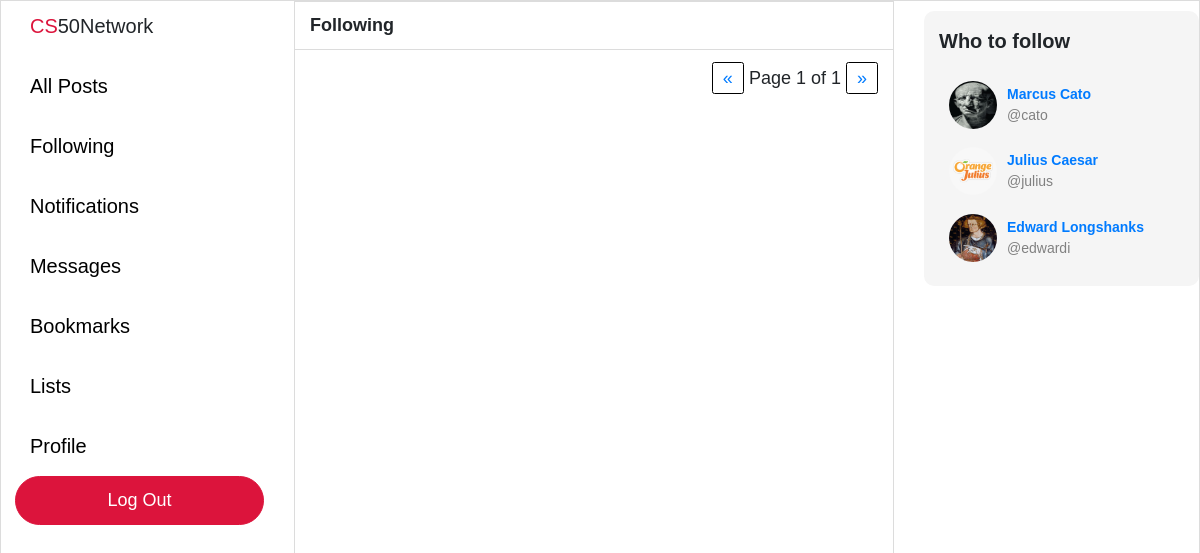
The page /following (signed in) on the database its author committed.
### network/models.py (models this page shows)
class User(AbstractUser):
    pass
    bio = models.TextField(blank=True, max_length=160)
    profile_picture = models.ImageField(default="default.jpeg", upload_to="profile_pictures")

### network/views.py (the view)
# urls.py: path("following", views.following, name="following"),
def following(request):
    current_user = User.objects.get(username=request.user)
    currently_following = current_user.following.all()
    followed_posts = []
    for user in currently_following:
        followed_posts += (user.following.posts.all())
    followed_posts.sort(key=lambda post: post.timestamp, reverse=True)
    paginator = Paginator(followed_posts, 10)
    page_number = request.GET.get('page')
    page_obj = paginator.get_page(page_number)
    context = {
        "page_obj": page_obj,
        "recommend_follow": recommend_follow(request),
    }
    return render(request, "network/following.html", context)

### network/views.py (called while the page is built)
def recommend_follow(request):
    current_user = User.objects.get(username=request.user)
    not_following = User.objects.exclude(
        followers__user=current_user
    ).exclude(username=current_user)
    if len(not_following) > 3: sample_size = 3
    else: sample_size = len(not_following)
    not_following = random.sample(list(not_following), sample_size)
    return not_following

### network/templates/network/following.html (shortened to what this page needs)
{% extends "network/layout.html" %}
{% block body %}
    <div class="page-title">Following</div>
    <div class="pagination">
        <span class="step-links">
            {% if page_obj.has_previous %}
                <a id="first" href="?page=1">First</a>
                <a id="prev" href="?page={{ page_obj.previous_page_number }}">&laquo;</a>
            {% else %}
                <a id="prev" href="#" style="pointer-events: none;">&laquo;</a>
            {% endif %}
            <span class="current">
                Page {{ page_obj.number }} of {{ page_obj.paginator.num_pages }}
            </span>
            {% if page_obj.has_next %}
                <a id="next" href="?page={{ page_obj.next_page_number }}">&raquo;</a>
                <a id="last" href="?page={{ page_obj.paginator.num_pages }}">Last</a>
            {% else %}
                <a id="next" href="#" style="pointer-events: none;">&raquo;</a>
            {% endif %}
        </span>
    </div>
{% endblock %}

### network/templates/network/layout.html (shortened to what this page needs)
{% load static %}
<!DOCTYPE html>
<html lang="en">
  <head>
    <link
      rel="stylesheet"
      href="https://stackpath.bootstrapcdn.com/bootstrap/4.4.1/css/bootstrap.min.css"
    />
    <link href="{% static 'network/styles.css' %}" rel="stylesheet" />
  </head>
  <body>
    <div class="left-pane">
      <nav class="navigation-bar">
        <div class="logo">
          <div><span style="color: crimson">CS</span>50Network</div>
        </div>
        <div class="navigation-item-container">
          <div class="navigation-item">
            <a class="navigation-link" href="{% url 'index' %}">All Posts</a>
          </div>
        </div>
        {% if user.is_authenticated %}
        <div class="navigation-item-container">
          <div class="navigation-item">
            <a class="navigation-link" href="{% url 'following' %}"
              >Following</a
            >
          </div>
        </div>
        <div class="navigation-item-container">
          <div class="navigation-item">
            <a class="navigation-link" href="#">Notifications</a>
          </div>
        </div>
        <div class="navigation-item-container">
          <div class="navigation-item">
            <a class="navigation-link" href="#">Messages</a>
          </div>
        </div>
        <div class="navigation-item-container">
          <div class="navigation-item">
            <a class="navigation-link" href="#">Bookmarks</a>
          </div>
        </div>
        <div class="navigation-item-container">
          <div class="navigation-item">
            <a class="navigation-link" href="#">Lists</a>
          </div>
        </div>
        <div class="navigation-item-container">
          <div class="navigation-item">
            <a class="navigation-link" href="/profile/{{ request.user }}"
              >Profile</a
            >
          </div>
        </div>
        {% endif %} {% if user.is_authenticated %}
        <div class="logout">
          <a class="navigation-link" href="{% url 'logout' %}">Log Out</a>
        </div>
        {% endif %}
      </nav>
    </div>
    <div class="body">{% block body %} {% endblock %}</div>
    <div class="right-pane">
      {% if user.is_authenticated %}
      <div class="who-to-follow-container">
        <div class="who-to-follow">
          <p>Who to follow</p>
          {% for user in recommend_follow %}
          <div class="recommend-follow">
            <div class="profile-pic">
              <a href="/profile/{{ user.username }}">
                <img src="{{ user.profile_picture.url }}" />
              </a>
            </div>
            <div class="recommend-user">
              <a href="/profile/{{ user.username }}"
                ><div>{{ user.first_name }} {{ user.last_name }}</div>
              </a>
              <div>@{{ user.username }}</div>
            </div>
          </div>
          {% endfor %}
        </div>
      </div>
      {% endif %}
    </div>
  </body>
</html>

### network/static/network/styles.css (style rules this page uses)
body { border: 1px solid gainsboro; display: grid; font-family: Arial, Helvetica, sans-serif; font-size: 18px; grid-template-columns: 2fr minmax(400px, 600px) 2fr; grid-template-rows: 1fr; height: 100vh; width: 100vw; overflow: hidden; }
.navigation-bar { font-size: 20px; margin-top: 10px; margin-left: auto; margin-right: 30px; max-width: 250px; width: 85%; }
.logo { cursor: default; padding-left: 15px; padding-bottom: 15px; }
.navigation-item-container { display: block; }
.navigation-item a { border-radius: 25px; display: inline-block; margin: 5px 0 5px 0; padding: 10px 15px 10px 15px; transition: background-color 0.15s linear; }
.navigation-link { color: black; }
.logout .navigation-link, .register .navigation-link { color: white; font-size: 18px; }
.logout a, .register a { background-color: crimson; border: 1px solid crimson; border-radius: 25px; display: flex; justify-content: center; padding: 10px 0 10px 0; transition: filter 0.25s; }
.body { border-left: 1px solid gainsboro; border-right: 1px solid gainsboro; overflow: scroll; width: 100%; }
.page-title { background-color: white; border-top: 1px solid gainsboro; border-bottom: 1px solid gainsboro; font-weight: bold; margin-top: auto; margin-bottom: auto; padding: 10px 0px 10px 15px; }
.profile-pic img { border-radius: 100%; height: 48px; margin-right: 10px; width: 48px; }
.right-pane { display: block; justify-content: left; }
.who-to-follow-container { height: 275px; margin-top: 10px; margin-left: 30px; width: 275px; }
.who-to-follow { background-color: whitesmoke; border-radius: 10px; display: grid; grid-template-rows: 0.25fr 1fr 1fr 1fr; height: 100%; padding: 15px; width: 100%; }
.who-to-follow p { font-size: 20px; font-weight: bold; height: 100%; }
.recommend-follow { display: grid; align-items: center; display: flex; font-size: 14px; height: 100%; padding-left: 10px; }
.recommend-user div:nth-child(1) { font-weight: bold; }
.recommend-user div:nth-child(2) { color: gray; }
.pagination { padding: 15px 15px 15px 0px; display: flex; justify-content: flex-end; }
#first, #last, #prev, #next { border: 1px solid black; border-radius: 2.5px; padding: 5px 10px 5px 10px; }

### rows shown on the page
User: profile_picture (picture), first_name "Marcus", last_name "Cato", username "cato"
User: profile_picture (picture), first_name "Julius", last_name "Caesar", username "julius"
User: profile_picture (picture), first_name "Edward", last_name "Longshanks", username "edwardi"

### other values the page prints
{{ page_obj.number }} "1"
{{ page_obj.paginator.num_pages }} "1"
